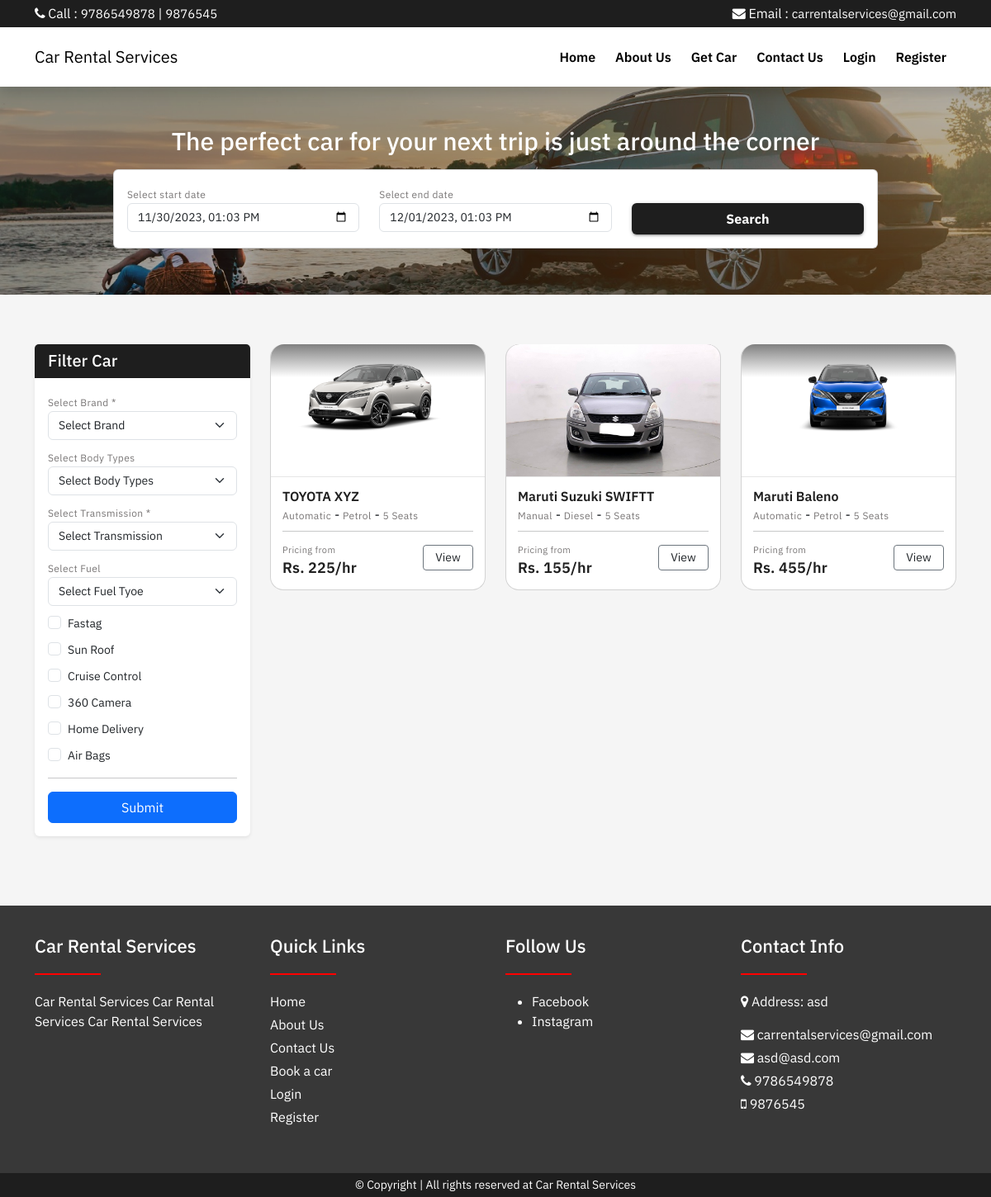
The app's page /cars.php with its own data.
### tables this page shows
CREATE TABLE `web_settings` (
  `id` int(11) UNSIGNED NOT NULL,
  `title` varchar(255) NOT NULL,
  `url` varchar(255) DEFAULT NULL,
  `description` varchar(1000) DEFAULT NULL,
  `logo` varchar(100) DEFAULT NULL,
  `address` varchar(500) DEFAULT NULL,
  `email1` varchar(100) DEFAULT NULL,
  `email2` varchar(100) DEFAULT NULL,
  `phone1` varchar(15) DEFAULT NULL,
  `phone2` varchar(15) DEFAULT NULL
);

CREATE TABLE `cars` (
  `id` int(11) UNSIGNED NOT NULL,
  `brand_id` int(11) NOT NULL,
  `body_type_id` int(11) NOT NULL,
  `name` varchar(255) NOT NULL,
  `car_cid` varchar(20) NOT NULL COMMENT 'car custom id',
  `car_reg_no` varchar(50) DEFAULT NULL,
  `model` date NOT NULL,
  `transmission` varchar(100) DEFAULT NULL,
  `fuel` varchar(100) DEFAULT NULL,
  `seating_capacity` varchar(50) DEFAULT NULL,
  `fastag` tinyint(1) DEFAULT 0,
  `kms_driven` varchar(100) DEFAULT NULL,
  `sun_roof` tinyint(1) NOT NULL,
  `cruise_control` tinyint(1) NOT NULL,
  `360_camera` tinyint(1) NOT NULL,
  `price_per_hour` varchar(100) DEFAULT NULL,
  `home_delivery` tinyint(1) NOT NULL,
  `airbags` tinyint(1) NOT NULL,
  `description` mediumtext NOT NULL,
  `image` varchar(100) DEFAULT NULL,
  `status` tinyint(1) DEFAULT 0 COMMENT '0=show,1=hide'
);

CREATE TABLE `social_medias` (
  `id` int(11) UNSIGNED NOT NULL,
  `name` varchar(100) NOT NULL,
  `slug` varchar(150) NOT NULL,
  `status` tinyint(1) DEFAULT 0 COMMENT '0=show,1=hide'
);

### cars.php (the view, shortened to what the rows shown need)
<?php
include('includes/header.php');
?>
<div class="section bg-gray" id="content">
    <div class="container">
        <div class="row">
                        <?php include('filter.php'); ?>
            <div class="col-md-9">
                <div class="row">
                <?php
                    $fuel = isset($_GET['fuel']) ? $_GET['fuel'] :"";
                    $transmission = isset($_GET['transmission']) ? $_GET['transmission'] :"";
                    $fastag = isset($_GET['fastag']) ? $_GET['fastag'] :"";
                    $sun_roof = isset($_GET['sun_roof']) ? $_GET['sun_roof'] :"";
                    $cruise_control = isset($_GET['cruise_control']) ? $_GET['cruise_control'] :"";
                    $camera_360 = isset($_GET['360_camera']) ? $_GET['360_camera'] :"";
                    $home_delivery = isset($_GET['home_delivery']) ? $_GET['home_delivery'] :"";
                    $airbags = isset($_GET['airbags']) ? $_GET['airbags'] :"";
                    $newBrandId = $brandId > 0 ? "='$brandId'": "LIKE '%'";
                    $newBodyTypeId = $bodyTypeId > 0 ? "='$bodyTypeId'": "LIKE '%'";
                    $newTransmission = $transmission ? "='$transmission'": "LIKE '%'";
                    $newFuel = $fuel ? "='$fuel'": "LIKE '%'";
                    $new_fastag = $fastag ? "='1'": "LIKE '%'";
                    $new_sun_roof = $sun_roof ? "='1'": "LIKE '%'";
                    $new_cruise_control = $cruise_control ? "='1'": "LIKE '%'";
                    $newCamera_360 = $camera_360 ? "='1'": "LIKE '%'";
                    $new_home_delivery = $home_delivery ? "='1'": "LIKE '%'";
                    $new_airbags = $airbags ? "='1'": "LIKE '%'";
                    $selectedStartDate = isset($_GET['start']) ? $_GET['start'] : date('Y-m-d h:i A');
                    $selectedEndDate = isset($_GET['end']) ? $_GET['end'] : date('Y-m-d h:i A', strtotime("+24 hours"));
                    $mystrDate = date("Y-m-d H:i:s", strtotime($selectedStartDate));
                    $myendDate = date("Y-m-d H:i:s", strtotime($selectedEndDate));
                    $query = "SELECT * FROM cars c WHERE id NOT IN (
                                    SELECT car_id FROM bookings WHERE ((start_date BETWEEN '$mystrDate' AND '$myendDate') OR (end_date BETWEEN '$mystrDate' AND '$myendDate'))
                                    OR (('$mystrDate' > start_date) AND ('$myendDate' < end_date)))
                                    AND c.brand_id $newBrandId
                                    AND c.transmission $newTransmission
                                    AND c.body_type_id $newBodyTypeId
                                    AND c.fuel $newFuel
                                    AND c.fastag $new_fastag
                                    AND c.sun_roof $new_sun_roof
                                    AND c.cruise_control $new_cruise_control
                                    AND c.360_camera $newCamera_360
                                    AND c.home_delivery $new_home_delivery
                                    AND c.airbags $new_airbags
                                    GROUP BY c.id
                                    ";
                    $cars = mysqli_query($conn, $query);
                    if($cars)
                    {
                        if(mysqli_num_rows($cars) > 0){
                            foreach ($cars as $item) {
                                ?>
                                <div class="col-md-4 mb-3">
                                    <div class="car-card">
                                        <div class="car-card-box">
                                            <a href="car.php?car=<?=$item['car_cid'];?>">
                                                <img src="<?=$item['image'] != '' ? $item['image']:"assets/images/no-img.jpg";?>" alt="img" />
                                            </a>
                                        </div>
                                        <div class="card-body">
                                            <a href="car.php?car=<?=$item['car_cid'];?>">
                                                <h5 class="car-card-title"><?=$item['name'];?></h5>
                                            </a>
                                            <div class="mb-1">
                                                <label class="title-sm fs-12"><?=$item['transmission'];?></label> -
                                                <label class="title-sm fs-12"><?=$item['fuel'];?></label> -
                                                <label class="title-sm fs-12"><?=$item['seating_capacity'];?> Seats</label>
                                            </div>
                                            <hr class="my-2">
                                            <div class="row">
                                                <div class="col-md-8">
                                                    <small class="title-sm fs-11">Pricing from</small>
                                                    <h5 class="title1">Rs. <?=$item['price_per_hour'];?>/hr</h5>
                                                </div>
                                                <div class="col-md-4 my-auto">
                                                    <a href="car.php?car=<?=$item['car_cid'];?>" class="btn btn-sm bg-white text-dark w-100 btn-outline-secondary">View</a>
                                                </div>
                                            </div>
                                        </div>
                                    </div>
                                </div>
                                <?php
                            }
                        }else{
                            ?>
                            <div class="col-md-12">
                                <h4>No cars Available</h4>
                            </div>
                            <?php
                        }
                    }else{
                        ?>
                        <div class="col-md-12">
                            <h4>No cars Available</h4>
                        </div>
                        <?php
                    }
                ?>
                </div>
            </div>
        </div>
    </div>
</div>
<?php include('includes/footer.php'); ?>

### includes/navbar.php (shortened to what the rows shown need)
<div class="shadow sticky-top">
    <div class="bg-web py-1">
        <div class="container">
            <div class="row">
                <div class="col-md-6 text-white">
                    <span> <i class="fa fa-phone"></i> Call :</span>
                    <a href="tel:<?= webSetting('phone1'); ?>" class="top-nav-link"><?= webSetting('phone1'); ?></a> |
                    <a href="tel:<?= webSetting('phone2'); ?>" class="top-nav-link"><?= webSetting('phone2'); ?></a>
                </div>
                <div class="col-md-6 text-md-end text-white">
                    <span> <i class="fa fa-envelope"></i> Email :</span>
                    <a href="tel:<?= webSetting('email1'); ?>" class="top-nav-link"><?= webSetting('email1'); ?></a>
                </div>
            </div>
        </div>
    </div>
    <nav class="navbar navbar-expand-lg bg-white">
        <div class="container">
            <a class="navbar-brand" href="index.php">
                <?= webSetting('title'); ?>
            </a>
            <div class="collapse navbar-collapse" id="navbarSupportedContent">
                <ul class="navbar-nav ms-auto mb-2 mb-lg-0">
                </ul>
            </div>
        </div>
    </nav>
</div>

### includes/footer.php (shortened to what the rows shown need)
    <div class="footer-bg">
        <div class="container">
            <div class="row">
                <div class="col-md-3 mb-3">
                    <h4><?= webSetting('title') ?? 'Website Name' ?></h4>
                    <div class="underline"></div>
                    <p>
                        <?= webSetting('description') ?? 'Website Description' ?>
                    </p>
                </div>
                <div class="col-md-3 mb-3">
                    <ul>
                        <?php
                            $socials = getAll('social_medias');
                            if($socials){
                                if(mysqli_num_rows($socials) > 1){
                                    foreach($socials as $socialItem){
                                    ?>
                                        <li>
                                            <a href="<?=$socialItem['slug'];?>" target="_blank">
                                                <?=$socialItem['name'];?>
                                            </a>
                                        </li>
                                    <?php
                                    }
                                }else{
                                    echo '<li>No Social Media</li>';
                                }
                            }else{
                                echo '<li>No Social Media</li>';
                            }
                        ?>
                    </ul>
                </div>
                <div class="col-md-3 mb-3">
                    <h4>Contact Info</h4>
                    <div class="underline"></div>
                    <p><i class="fa fa-map-marker"></i> Address: <?= webSetting('address'); ?></p>
                    <p class="mb-1"> <i class="fa fa-envelope"></i> <?= webSetting('email1'); ?></p>
                    <p class="mb-1"> <i class="fa fa-envelope"></i> <?= webSetting('email2'); ?></p>
                    <p class="mb-1"> <i class="fa fa-phone"></i> <?= webSetting('phone1'); ?></p>
                    <p class="mb-1"> <i class="fa fa-mobile"></i> <?= webSetting('phone2'); ?></p>
                </div>
            </div>
        </div>
    </div>
    <div class="py-1 bg-web">
        <div class="container">
            <p class="mb-0 fs-14 text-white text-center">© Copyright | All rights reserved at <?= webSetting('title') ?? 'Car Rental Services'; ?></p>
        </div>
    </div>
</body>
</html>

### records on screen
web_settings: phone1 "9786549878", phone2 "9876545", email1 "carrentalservices@gmail.com", title "Car Rental Services", description "Car Rental Services Car Rental Services Car Rental Services", address "asd", email2 "asd@asd.com"
cars: image (picture), name "TOYOTA XYZ", transmission "Automatic", fuel "Petrol", seating_capacity "5", price_per_hour "225"
cars: image (picture), name "Maruti Suzuki SWIFTT", transmission "Manual", fuel "Diesel", seating_capacity "5", price_per_hour "155"
cars: image (picture), name "Maruti Baleno", transmission "Automatic", fuel "Petrol", seating_capacity "5", price_per_hour "455"
social_medias: name "Facebook"
social_medias: name "Instagram"
